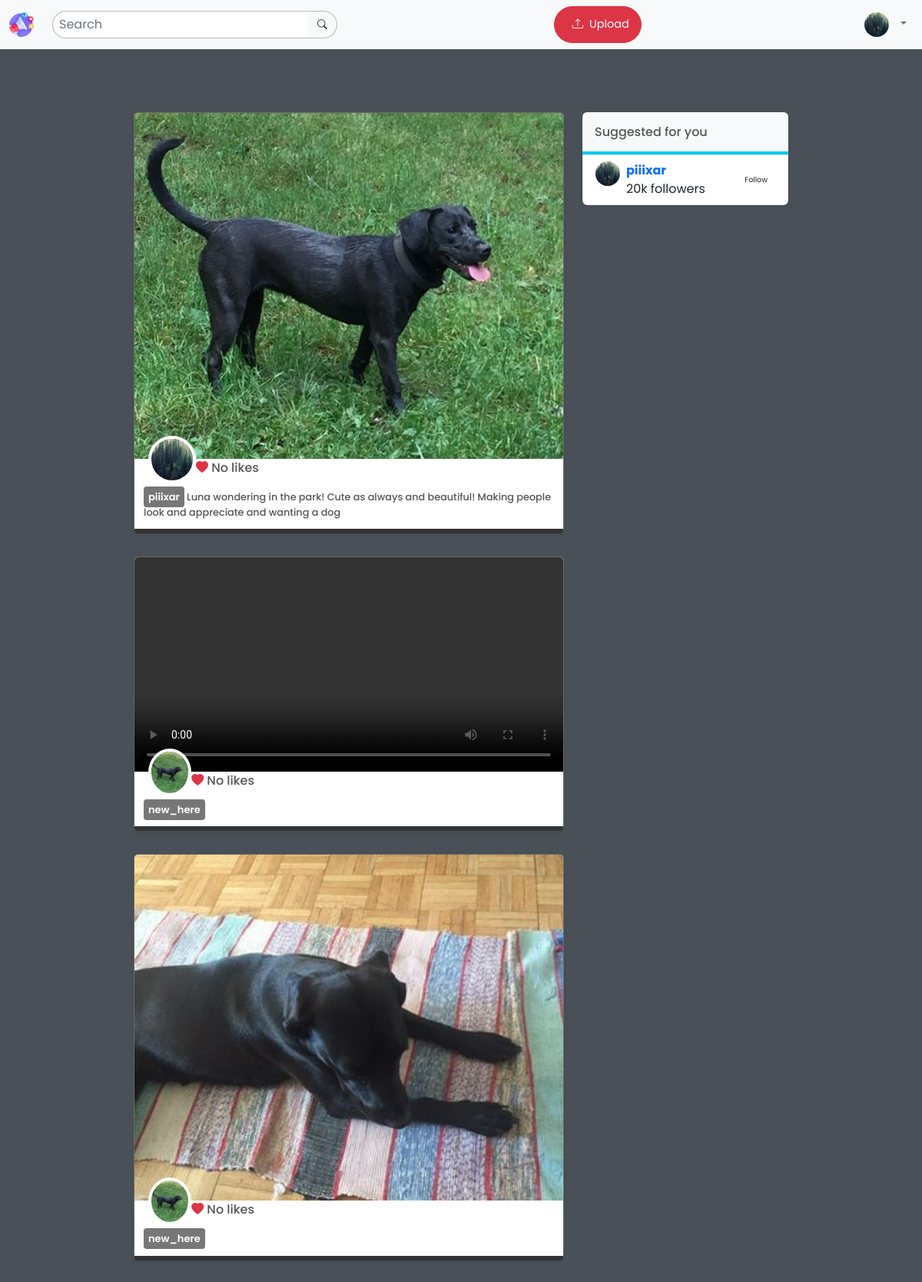
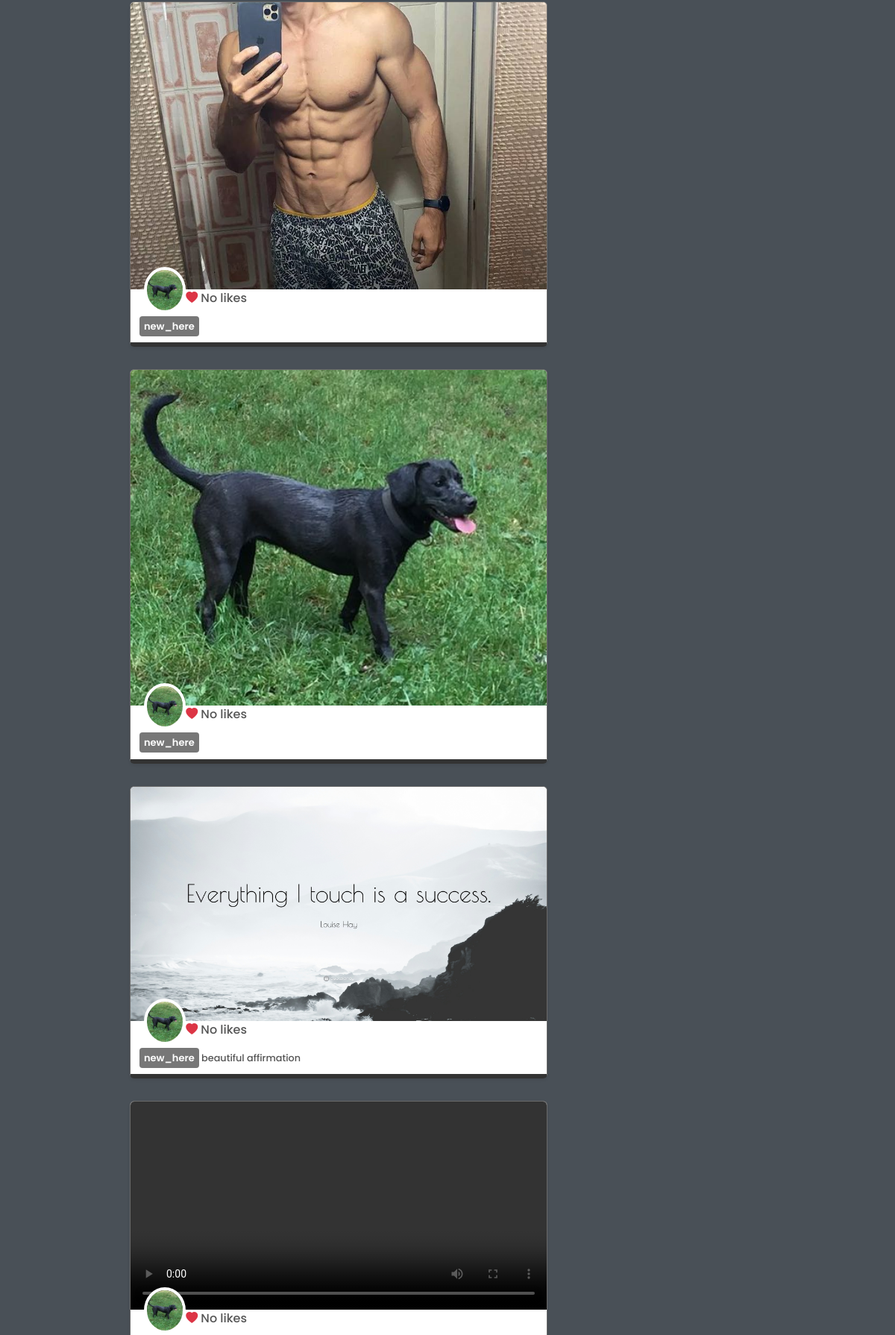
Screenshot of / (signed in, upper part) with the database file from the repository (2 pictures, top to bottom).
### core/models.py (models this page shows, shortened)
class Profile(models.Model):
    user = models.ForeignKey(User, on_delete=models.CASCADE)
    id_user = models.IntegerField()
    bio = models.TextField(blank=True)
    cover = models.ImageField(upload_to='covers', default='default-cover.jpg')
    avatar = models.ImageField(upload_to='avatars', default='default-avatar.jpg')
    location = models.CharField(max_length=100,blank=True)
    relationship = models.CharField(max_length=100, blank=True)
    workingat = models.CharField(max_length=100,blank=True)
    follow_me = models.BooleanField(default=True)
    private_profile = models.BooleanField(default=False)
    show_online = models.BooleanField(default=True)
    allow_comments = models.BooleanField(default=True)

class Post(models.Model):
    id = models.UUIDField(primary_key=True, default=uuid.uuid4)
    user = models.CharField(max_length=100)
    image = models.ImageField(upload_to='posts')
    caption = models.TextField()
    created_at = models.DateTimeField(default=datetime.now())
    likes = models.IntegerField(default=0)

### core/views.py (the view)
# urls.py: path('', views.index, name='index'),
@login_required(login_url='login')
def index(request):
    users = Profile.objects.all()
    user = User.objects.get(username=request.user.username)
    profile = Profile.objects.get(user=user)
    check_following = Follow.objects.filter(user=request.user.username)
    followings = [i.following for i in check_following ]
    new_users = set(users)
    for u in users:
        if u.user.username in followings:
            new_users.remove(u)
    posts = Post.objects.all().order_by('-created_at')
    for post in posts:
        f = '%H:%M'
        post.created_a = datetime.strftime(post.created_at,f)
        post.extension = extension(post.image.url)
        created_at = str(post.created_at).split('.')[0]
        post.time_ago = timeago.format(created_at)
        post_user = User.objects.get(username=post.user)
        post.profile = Profile.objects.get(user=post_user)
    return render(request, 'index.html', {
        'users':new_users,
        'profile':profile,
        'posts':posts
        })

### core/views.py (called while the page is built)
def extension(filename):
    name, extension = os.path.splitext(filename)
    if extension in ['.jpg','.jpeg','.png','.webp']:
        return 'photo'
    else:
        return 'video'

### templates/index.html (shortened to what this page needs)
{% extends 'base.html'%}
{% load static %}
{% block body %}
  <section class=''>
    <div class='row py-5 justify-content-center'>
      <div class="col-xl-6 col-lg-6 col-md-7 col-12 ">
        {% for post in posts %}
          <div class="post-card card shadow-sm">
            {% if post.extension == "photo"  %}
              <img src="{{ post.image.url }}" alt="profile-cover" class="img-responsive cover">
            {%else%}
              <video src="{{ post.image.url }}" controls alt="user" class=""></video>
            {%endif%}
            <div class="card-info">
              <div class="card-info-header d-flex">
                <img src="{{post.profile.avatar.url}}" alt="user" class="profile-photo-lg ">
                <div class="d-flex justify-content-end flex-column w-100 ">
                  <div class="d-flex justify-content-between w-100 mb-2">
                    <a href="/like?p={{post.id}}" class="profile-link fs-6"><span><i class="bi-heart-fill text-danger"></i>
                    {% if post.likes == 0%}
                      No likes
                    {% elif post.likes == 1 %}
                      Liked by {{post.likes}} person
                      {% else %}
                      Liked by {{post.likes}} people
                    {% endif %}
                    </span></a>
                  </div>
                </div>
              </div>
              <div class="friend-info mt-2 fw-500">
                  <p><a href="/profile/{{ post.user }}" class="profile-link bg">{{ post.user}}</a> {{post.caption}}</p>
              </div>
            </div>
          </div>
          {% endfor %}
      </div>
      <div class="col-xl-3 col-lg-4 col-md-5 col-12 ">
        <div class="sticky list-group list-group-dark shadow-sm rounded overflow-hidden">
          <p class="h6 bg-light section-header p-3">Suggested for you</p>
          {% for user in users %}
          <div class="list-group-item list-group-item-action d-flex justify-content-between suggetions" aria-current="true">
            <div class="d-flex">
              <img class="profile-photo-sm" src="{{user.avatar.url}}"/>
              <div class="h-100 d-flex justify-content-center flex-column px-1 fs-6">
                <a href="/profile/{{user.user.username}}" class="px-1 fw-bold">{{user.user.username}}</a>
                <p class="px-1">20k followers</p>
              </div>
            </div>
            <div class="d-flex justify-content-center flex-column">
              <a href="/follow?p={{user.user.username}}" class="btn btn-sm ">Follow</a>
            </div>
          </div>
          {%endfor%}
        </div>
      </div>
    </div>
  </section>
{% endblock %}

### templates/base.html (shortened to what this page needs)
{% load static %}
<!doctype html>
<html lang="en">
  <head>
    <link href="https://cdn.jsdelivr.net/npm/bootstrap@5.2.0-beta1/dist/css/bootstrap.min.css" rel="stylesheet">
    <link rel="stylesheet" href="https://cdn.jsdelivr.net/npm/bootstrap-icons@1.8.3/font/bootstrap-icons.css">
    <link rel="stylesheet" href="{% static 'css/styles.css' %}">
</head>
<body>
    <main>
        <nav class="navbar navbar-light navbar-expand-md bg-light fs-6 fixed-top py-2">
            <div class="container-fluid">
              <a href="/" class="me-4"><img src="{% static 'assets/img/logo.png' %}" class="logo sm"></a>
              <div class="collapse navbar-collapse" id="navbarSupportedContent">
                <form class="d-flex navbar-search" role="search" action="/search/" method="GET">
                    <input class="form-control" type="search" name="s" placeholder="Search" aria-label="Search">
                    <button class="btn " type="submit"><i class='bi-search'></i></button>
                </form>
                <div class="center mx-md-auto mx-0 md-my-3 d-none d-md-block">
                    <button class="btn btn-danger btn-lg d-flex" onclick="showUploadForm('upload')">
                        <i class="bi-upload mx-2"></i> <span>Upload</span>
                    </button>
                </div>
                <div class="d-flex">
                    <div class=" navbar-nav dropdown dropdown-header">
                        <a class="nav-link dropdown-toggle d-md-block d-none" id="navbarDropdown" role="button" data-bs-toggle="dropdown" aria-expanded="false">
                            <img src="{{profile.avatar.url}}" alt="" width="32" height="32" class="rounded-circle me-2">
                        </a>
                    </div>
                </div>
              </div>
            </div>
        </nav>
        <div class='App container-fluid'>
            <div class='p-3 pt-5'>
                {% block body%}{% endblock%}
            </div>
        </div>
    </main>
</body>
</html>

### static/css/styles.css (style rules this page uses)
body { overflow-x: hidden; font-family: 'Poppins'; font-size: .8rem; color:#555; background:var(--bs-gray-700) }
.center { display: flex; justify-content: center; flex-direction: column; align-items: center; }
.form-control { border-radius: 8px; }
.logo.sm { width:32px; height:32px; }
a { text-decoration: none; }
p { margin-bottom: 0; }
.h1, .h2, .h3, .h4, .h5, .h6 { margin-bottom: 0; }
.btn { padding:8px 13px !important; font-size: .8rem; border-radius: 40px; }
.btn-sm { padding: 2px 8px !important; font-size: .6rem; }
.btn-lg { padding: 12px 15px !important; font-size: .9rem; }
.App { padding-top: 50px; }
.navbar-search { position: relative; }
.navbar-search input { padding:5px 8px !important; border-radius: 50px 0 0 50px !important; border:1px solid #bbb; border-right: unset; }
.navbar-search button { padding:5px 12px !important; border-left: unset; border:1px solid #bbb; border-left:unset; border-radius:0 50px 50px 0 !important; }
.sticky { position: -webkit-sticky; position: sticky; top: 100px; }
.post-card { border-radius: 6px; border: 1px solid rgb(106, 106, 106); overflow: hidden; border-bottom: 6px solid #333; margin-bottom: 30px; }
.post-card .cover { min-height:150px; object-fit: cover; max-height:450px; object-position: center; }
.post-card .card-info { padding: 0 12px 12px; z-index: 99; }
.post-card .card-info img.profile-photo-lg { border: 4px solid #fff; }
img.profile-photo-lg { height: 62px; width: 62px; border-radius: 50%; }
img.profile-photo-sm { height: 32px; width: 32px; border-radius: 50%; }
.profile-link { font-weight: 500; font-size: 14px; color:#555; }
.profile-link.bg { background:#777; font-size: 13px; padding:4px 6px; font-weight: 600; color:#fff; border-radius: 4px; margin-top: -2px; }
.fw-500 { font-weight: 500; }
.card-info-header { margin:0 6px; margin-top: -30px; }
.section-header { border-bottom: 4px solid var(--bs-info); }
.suggetions .btn { border:2px solid #fff !important; }

### rows the page displays
Profile: avatar (picture), user.username "piiixar"
Post: image (picture), profile.avatar (picture), likes "No likes", user "piiixar", caption "Luna wondering in the park! Cute as always and beautiful! Making people look and appreciate and wanting a dog"
Post: profile.avatar (picture), likes "No likes", user "new_here"
Post: image (picture), profile.avatar (picture), likes "No likes", user "new_here"
Post: image (picture), profile.avatar (picture), likes "No likes", user "new_here"
Post: image (picture), profile.avatar (picture), likes "No likes", user "new_here"
Post: image (picture), profile.avatar (picture), likes "No likes", user "new_here", caption "beautiful affirmation"
Post: profile.avatar (picture), likes "No likes"
